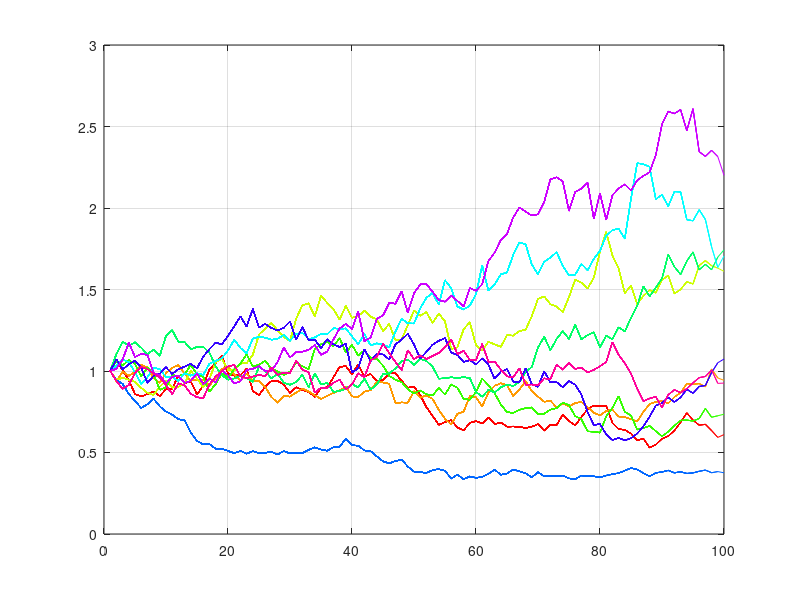

Source code (MATLAB):

% Geometric Brownian Motion Animation

N=100;
D=10;
sigma = 0.5;
mu = 0.3;

cmap = hsv(D);
for d=1:D
    p = ones(1, N);

    for t=2:N
        p(t) = p(t-1) * (1 + mu/N + sigma*randn()/sqrt(N));
    end
    for t=1:N
        plot(1:t, p(1:t), 'Color', cmap(d,:))
            grid on;
        axis([0 N 0 3])
        hold on;
        drawnow;
    end
end